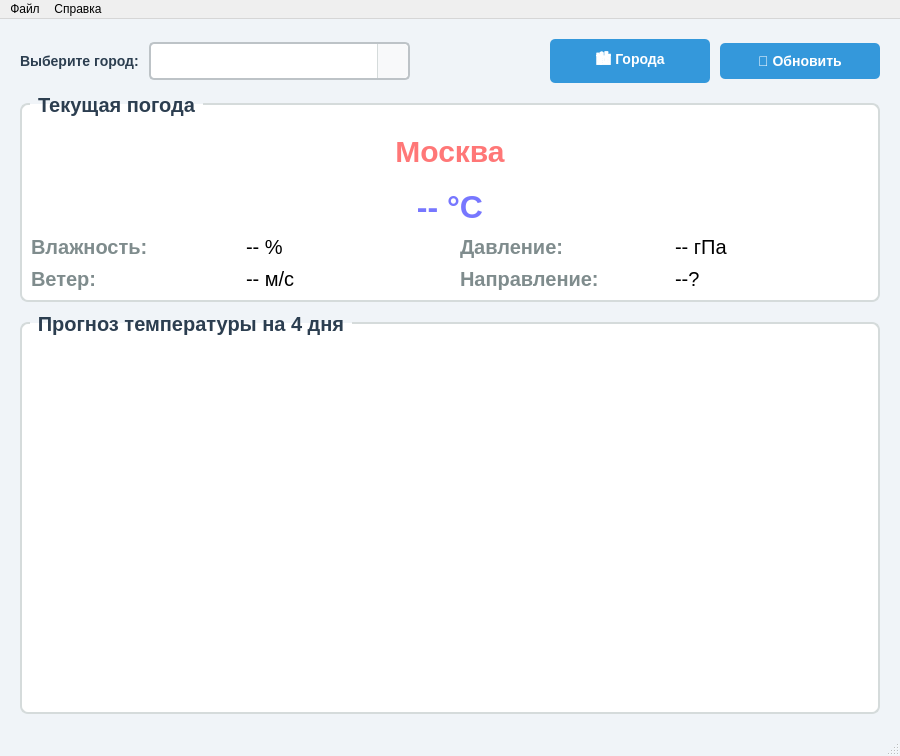
<?xml version="1.0" encoding="UTF-8"?>
<ui version="4.0">
 <class>MainWindow</class>
 <widget class="QMainWindow" name="MainWindow">
  <property name="geometry">
   <rect>
    <x>0</x>
    <y>0</y>
    <width>900</width>
    <height>756</height>
   </rect>
  </property>
  <property name="windowTitle">
   <string>Метеостанция</string>
  </property>
  <property name="styleSheet">
   <string notr="true">
      QMainWindow {
          background-color: #f0f4f8;
      }

      /* Стили для выпадающего списка */
      QComboBox {
          font-size: 14px;
          padding: 8px 12px;
          border: 2px solid #bdc3c7;
          border-radius: 5px;
          background-color: white;
          min-width: 200px;
          color: #2c3e50;
      }

      QComboBox:hover {
          border: 2px solid #3498db;
          background-color: #f8f9fa;
      }

      QComboBox:focus {
          border: 2px solid #3498db;
      }

      /* Стиль для выпадающей стрелки */
      QComboBox::drop-down {
          subcontrol-origin: padding;
          subcontrol-position: top right;
          width: 30px;
          border-left: 1px solid #d5dbdb;
          border-top-right-radius: 5px;
          border-bottom-right-radius: 5px;
          background-color: #f8f9fa;
      }

      QComboBox::drop-down:hover {
          background-color: #e8f0fe;
      }

      /* Стрелка */
      QComboBox::down-arrow {
          image: none;
          border-left: 5px solid transparent;
          border-right: 5px solid transparent;
          border-top: 6px solid #7f8c8d;
          margin-top: 2px;
      }

      QComboBox::down-arrow:hover {
          border-top: 6px solid #3498db;
      }

      /* ГЛАВНОЕ ИСПРАВЛЕНИЕ: стиль для выбранного элемента в выпадающем списке */
      QComboBox QAbstractItemView {
          background-color: white;
          border: 1px solid #bdc3c7;
          border-radius: 4px;
          padding: 4px;
          selection-background-color: #3498db;
          selection-color: white;
          color: #2c3e50;
          outline: none;
      }

      QComboBox QAbstractItemView::item {
          min-height: 30px;
          padding: 8px 12px;
          color: #2c3e50;
          border-radius: 3px;
      }

      QComboBox QAbstractItemView::item:hover {
          background-color: #e8f0fe;
          color: #2c3e50;
      }

      QComboBox QAbstractItemView::item:selected {
          background-color: #3498db;
          color: white;
      }

      /* Исправление для текста в самом комбобоксе */
      QComboBox QAbstractItemView::item:selected:!active {
          background-color: #3498db;
          color: white;
      }

      QComboBox QAbstractItemView::item:selected:active {
          background-color: #2980b9;
          color: white;
      }

      /* Стиль для текста при наведении на выбранный элемент */
      QComboBox QAbstractItemView::item:selected:hover {
          background-color: #2980b9;
          color: white;
      }

      /* Убираем фокусную рамку */
      QComboBox QAbstractItemView::item:focus {
          outline: none;
          border: none;
      }

      QLabel#labelCityName {
          font-size: 24px;
          font-weight: bold;
          color: #2c3e50;
          padding: 10px;
      }

      QLabel#labelTemperature {
          font-size: 64px;
          font-weight: bold;
          color: #2980b9;
          padding: 5px;
      }

      QLabel.infoLabel {
          font-size: 14px;
          color: #34495e;
          padding: 3px;
      }

      QPushButton {
          background-color: #3498db;
          color: white;
          border: none;
          padding: 10px 20px;
          font-size: 14px;
          font-weight: bold;
          border-radius: 5px;
          min-width: 120px;
      }

      QPushButton:hover {
          background-color: #2980b9;
      }

      QPushButton:pressed {
          background-color: #1f618d;
      }

      QGroupBox {
          font-size: 16px;
          font-weight: bold;
          border: 2px solid #d5dbdb;
          border-radius: 8px;
          margin-top: 10px;
          padding-top: 10px;
          background-color: white;
      }

      QGroupBox::title {
          subcontrol-origin: margin;
          left: 10px;
          padding: 0 5px 0 5px;
          color: #2c3e50;
      }
   </string>
  </property>
  <widget class="QWidget" name="centralwidget">
   <layout class="QVBoxLayout" name="verticalLayoutMain" stretch="0,0,1">
    <property name="spacing">
     <number>10</number>
    </property>
    <property name="leftMargin">
     <number>20</number>
    </property>
    <property name="topMargin">
     <number>20</number>
    </property>
    <property name="rightMargin">
     <number>20</number>
    </property>
    <property name="bottomMargin">
     <number>20</number>
    </property>
    <item>
    <layout class="QHBoxLayout" name="horizontalLayoutTop">
     <item>
      <widget class="QLabel" name="labelSelectCity">
       <property name="text">
        <string>Выберите город:</string>
       </property>
       <property name="styleSheet">
        <string notr="true">font-size: 14px; font-weight: bold; color: #2c3e50;</string>
       </property>
      </widget>
     </item>
     <item>
      <widget class="QComboBox" name="comboBoxCity"/>
     </item>
     <item>
      <spacer name="horizontalSpacer">
       <property name="orientation">
        <enum>Qt::Horizontal</enum>
       </property>
       <property name="sizeHint" stdset="0">
        <size>
         <width>40</width>
         <height>20</height>
        </size>
       </property>
      </spacer>
     </item>
     <item>
      <widget class="QPushButton" name="btnEditCities">
       <property name="text">
        <string>🏙️ Города</string>
       </property>
       <property name="toolTip">
        <string>Редактировать список городов</string>
       </property>
      </widget>
     </item>
     <item>
      <widget class="QPushButton" name="btnRefresh">
       <property name="text">
        <string>🔄 Обновить</string>
       </property>
      </widget>
     </item>
    </layout>
    </item>
    <item>
     <widget class="QGroupBox" name="groupBoxCurrentWeather">
      <property name="styleSheet">
       <string>font-size: 20px; color: #000000;</string>
      </property>
      <property name="title">
       <string>Текущая погода</string>
      </property>
      <layout class="QVBoxLayout" name="verticalLayoutCurrentWeather">
       <property name="spacing">
        <number>5</number>
       </property>
       <item>
        <widget class="QLabel" name="labelCityName">
         <property name="styleSheet">
          <string notr="true">font-size: 30px; font-weight: bold; color: #FF7777;</string>
         </property>
         <property name="text">
          <string>Москва</string>
         </property>
         <property name="alignment">
          <set>Qt::AlignCenter</set>
         </property>
        </widget>
       </item>
       <item>
        <widget class="QLabel" name="labelTemperature">
         <property name="styleSheet">
          <string notr="true">font-size: 32px; font-weight: bold; color: #7777FF;</string>
         </property>
         <property name="text">
          <string>-- °C</string>
         </property>
         <property name="alignment">
          <set>Qt::AlignCenter</set>
         </property>
        </widget>
       </item>
       <item>
        <layout class="QGridLayout" name="gridLayoutInfo">
         <property name="horizontalSpacing">
          <number>20</number>
         </property>
         <property name="verticalSpacing">
          <number>8</number>
         </property>
         <item row="0" column="1">
          <widget class="QLabel" name="labelHumidity">
           <property name="styleSheet">
            <string notr="true">font-size: 20px; color: #000000;</string>
           </property>
           <property name="text">
            <string>-- %</string>
           </property>
          </widget>
         </item>
         <item row="0" column="0">
          <widget class="QLabel" name="labelHumidityTitle">
           <property name="styleSheet">
            <string notr="true">font-size: 20px; font-weight: bold; color: #7f8c8d;</string>
           </property>
           <property name="text">
            <string>Влажность:</string>
           </property>
          </widget>
         </item>
         <item row="1" column="1">
          <widget class="QLabel" name="labelWind">
           <property name="styleSheet">
            <string notr="true">font-size: 20px; color: #000000;</string>
           </property>
           <property name="text">
            <string>-- м/с</string>
           </property>
          </widget>
         </item>
         <item row="1" column="0">
          <widget class="QLabel" name="labelWindTitle">
           <property name="styleSheet">
            <string notr="true">font-size: 20px; font-weight: bold; color: #7f8c8d;</string>
           </property>
           <property name="text">
            <string>Ветер:</string>
           </property>
          </widget>
         </item>
         <item row="0" column="2">
          <widget class="QLabel" name="labelPressureTitle">
           <property name="styleSheet">
            <string notr="true">font-size: 20px; font-weight: bold; color: #7f8c8d;</string>
           </property>
           <property name="text">
            <string>Давление:</string>
           </property>
          </widget>
         </item>
         <item row="1" column="2">
          <widget class="QLabel" name="labelWindDirectionTitle">
           <property name="styleSheet">
            <string notr="true">font-size: 20px; font-weight: bold; color: #7f8c8d;</string>
           </property>
           <property name="text">
            <string>Направление:</string>
           </property>
          </widget>
         </item>
         <item row="0" column="3">
          <widget class="QLabel" name="labelPressure">
           <property name="styleSheet">
            <string notr="true">font-size: 20px; color: #000000;</string>
           </property>
           <property name="text">
            <string>-- гПа</string>
           </property>
          </widget>
         </item>
         <item row="1" column="3">
          <widget class="QLabel" name="labelWindDirection">
           <property name="styleSheet">
            <string notr="true">font-size: 20px; color: #000000;</string>
           </property>
           <property name="text">
            <string>--?</string>
           </property>
          </widget>
         </item>
        </layout>
       </item>
      </layout>
     </widget>
    </item>
    <item>
     <widget class="QGroupBox" name="groupBoxForecast">
      <property name="styleSheet">
       <string notr="true">font-size: 20px; color: #000000;</string>
      </property>
      <property name="title">
       <string>Прогноз температуры на 4 дня</string>
      </property>
      <layout class="QVBoxLayout" name="verticalLayoutForecast">
       <property name="spacing">
        <number>10</number>
       </property>
       <item>
        <widget class="QtCharts::QChartView" name="chartView">
         <property name="sizePolicy">
          <sizepolicy hsizetype="Expanding" vsizetype="Expanding">
           <horstretch>0</horstretch>
           <verstretch>0</verstretch>
          </sizepolicy>
         </property>
         <property name="minimumSize">
          <size>
           <width>400</width>
           <height>300</height>
          </size>
         </property>
         <property name="styleSheet">
          <string notr="true">background-color: white; border-radius: 5px;</string>
         </property>
        </widget>
       </item>
      </layout>
     </widget>
    </item>
   </layout>
  </widget>
  <widget class="QMenuBar" name="menubar">
   <property name="geometry">
    <rect>
     <x>0</x>
     <y>0</y>
     <width>900</width>
     <height>23</height>
    </rect>
   </property>
   <widget class="QMenu" name="menuFile">
    <property name="title">
     <string>Файл</string>
    </property>
    <addaction name="actionExit"/>
   </widget>
   <widget class="QMenu" name="menuHelp">
    <property name="title">
     <string>Справка</string>
    </property>
    <addaction name="actionAbout"/>
   </widget>
   <addaction name="menuFile"/>
   <addaction name="menuHelp"/>
  </widget>
  <widget class="QStatusBar" name="statusbar"/>
  <action name="actionExit">
   <property name="text">
    <string>Выход</string>
   </property>
   <property name="shortcut">
    <string>Ctrl+Q</string>
   </property>
  </action>
  <action name="actionAbout">
   <property name="text">
    <string>О программе</string>
   </property>
  </action>
 </widget>
 <customwidgets>
  <customwidget>
   <class>QtCharts::QChartView</class>
   <extends>QGraphicsView</extends>
   <header>QtCharts/QChartView</header>
  </customwidget>
 </customwidgets>
 <resources/>
 <connections>
  <connection>
   <sender>actionExit</sender>
   <signal>triggered()</signal>
   <receiver>MainWindow</receiver>
   <slot>close()</slot>
   <hints>
    <hint type="sourcelabel">
     <x>-1</x>
     <y>-1</y>
    </hint>
    <hint type="destinationlabel">
     <x>399</x>
     <y>299</y>
    </hint>
   </hints>
  </connection>
 </connections>
</ui>
